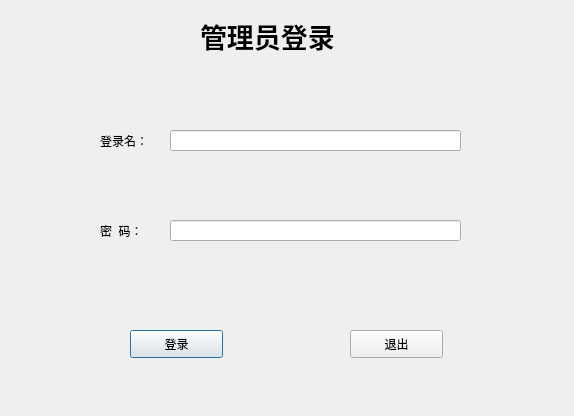
<?xml version="1.0" encoding="UTF-8"?>
<ui version="4.0">
 <class>LoginDlg</class>
 <widget class="QDialog" name="LoginDlg">
  <property name="geometry">
   <rect>
    <x>0</x>
    <y>0</y>
    <width>574</width>
    <height>416</height>
   </rect>
  </property>
  <property name="windowTitle">
   <string>管理员登录</string>
  </property>
  <widget class="QPushButton" name="pushButton">
   <property name="geometry">
    <rect>
     <x>130</x>
     <y>330</y>
     <width>93</width>
     <height>28</height>
    </rect>
   </property>
   <property name="text">
    <string>登录</string>
   </property>
  </widget>
  <widget class="QPushButton" name="pushButton_2">
   <property name="geometry">
    <rect>
     <x>350</x>
     <y>330</y>
     <width>93</width>
     <height>28</height>
    </rect>
   </property>
   <property name="text">
    <string>退出</string>
   </property>
  </widget>
  <widget class="QLabel" name="label">
   <property name="geometry">
    <rect>
     <x>100</x>
     <y>120</y>
     <width>61</width>
     <height>41</height>
    </rect>
   </property>
   <property name="text">
    <string>登录名：</string>
   </property>
  </widget>
  <widget class="QLineEdit" name="txtpwd">
   <property name="geometry">
    <rect>
     <x>170</x>
     <y>220</y>
     <width>291</width>
     <height>21</height>
    </rect>
   </property>
  </widget>
  <widget class="QLineEdit" name="txtname">
   <property name="geometry">
    <rect>
     <x>170</x>
     <y>130</y>
     <width>291</width>
     <height>21</height>
    </rect>
   </property>
  </widget>
  <widget class="QLabel" name="label_2">
   <property name="geometry">
    <rect>
     <x>100</x>
     <y>210</y>
     <width>61</width>
     <height>41</height>
    </rect>
   </property>
   <property name="text">
    <string>密  码：</string>
   </property>
  </widget>
  <widget class="QLabel" name="label_3">
   <property name="geometry">
    <rect>
     <x>200</x>
     <y>20</y>
     <width>171</width>
     <height>31</height>
    </rect>
   </property>
   <property name="font">
    <font>
     <pointsize>20</pointsize>
     <weight>75</weight>
     <bold>true</bold>
    </font>
   </property>
   <property name="text">
    <string>管理员登录</string>
   </property>
  </widget>
 </widget>
 <resources/>
 <connections/>
</ui>
